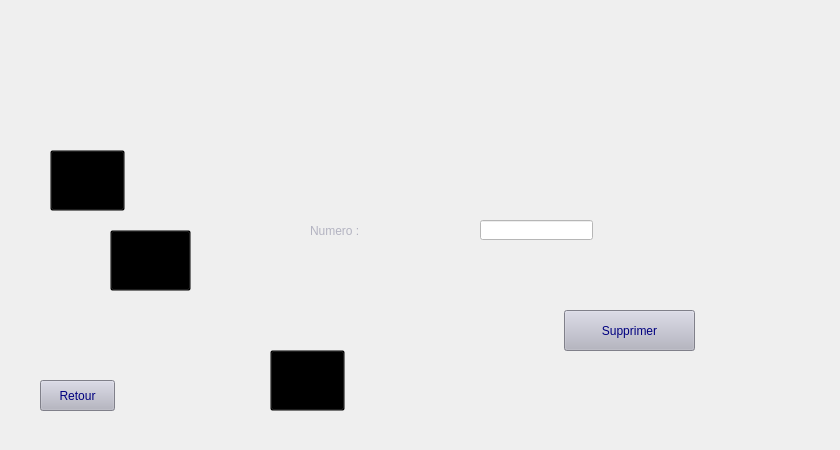
      <widget class="QWidget" name="supprimerzone">
       <widget class="QPushButton" name="modifierzone">
        <property name="geometry">
         <rect>
          <x>270</x>
          <y>350</y>
          <width>75</width>
          <height>61</height>
         </rect>
        </property>
        <property name="styleSheet">
         <string notr="true">background-color: transparent;</string>
        </property>
        <property name="text">
         <string/>
        </property>
       </widget>
       <widget class="QLabel" name="label_3">
        <property name="geometry">
         <rect>
          <x>20</x>
          <y>0</y>
          <width>811</width>
          <height>441</height>
         </rect>
        </property>
        <property name="styleSheet">
         <string notr="true">background-image: url(:/photointegrationparking/gererzone.png);</string>
        </property>
        <property name="text">
         <string/>
        </property>
       </widget>
       <widget class="QPushButton" name="afficherrecherchezone">
        <property name="geometry">
         <rect>
          <x>50</x>
          <y>150</y>
          <width>75</width>
          <height>61</height>
         </rect>
        </property>
        <property name="styleSheet">
         <string notr="true">background-color: transparent;</string>
        </property>
        <property name="text">
         <string/>
        </property>
       </widget>
       <widget class="QPushButton" name="boutonajouter">
        <property name="geometry">
         <rect>
          <x>110</x>
          <y>230</y>
          <width>81</width>
          <height>61</height>
         </rect>
        </property>
        <property name="styleSheet">
         <string notr="true">background-color: transparent;</string>
        </property>
        <property name="text">
         <string/>
        </property>
       </widget>
       <widget class="QLineEdit" name="lineEdit_suppzone">
        <property name="geometry">
         <rect>
          <x>480</x>
          <y>220</y>
          <width>113</width>
          <height>20</height>
         </rect>
        </property>
        <property name="styleSheet">
         <string notr="true">#lineEdit_suppzone{

background-color: rgb(255, 255, 255);
	
	color: rgb(4, 44, 89);
	
;}


#lineEdit_suppzone:hover{
;

	color: rgb(255, 255, 255);
	background-color: rgb(4, 44, 89);
	}</string>
        </property>
       </widget>
       <widget class="QLabel" name="label_13">
        <property name="geometry">
         <rect>
          <x>310</x>
          <y>215</y>
          <width>111</width>
          <height>31</height>
         </rect>
        </property>
        <property name="styleSheet">
         <string notr="true">font: 18pt &quot;Arial&quot;;
color: rgb(179, 179, 193);</string>
        </property>
        <property name="text">
         <string>Numero :</string>
        </property>
       </widget>
       <widget class="QPushButton" name="pushButton_suppzone">
        <property name="geometry">
         <rect>
          <x>564</x>
          <y>310</y>
          <width>131</width>
          <height>41</height>
         </rect>
        </property>
        <property name="styleSheet">
         <string notr="true">#pushButton_suppzone{
	font: 18pt &quot;Bahnschrift&quot;;

	background-color: rgb(179, 179, 193);
	
	
	
	color: rgb(0, 0, 127);
	
;}


#pushButton_suppzone:hover{
;

	color: rgb(255, 255, 255);
	background-color: rgb(4, 44, 89);
	}</string>
        </property>
        <property name="text">
         <string>Supprimer</string>
        </property>
       </widget>
       <widget class="QPushButton" name="retour_2">
        <property name="geometry">
         <rect>
          <x>40</x>
          <y>380</y>
          <width>75</width>
          <height>31</height>
         </rect>
        </property>
        <property name="styleSheet">
         <string notr="true">#retour_2{
	font: 18pt &quot;Bahnschrift&quot;;

	background-color: rgb(179, 179, 193);
	
	
	
	color: rgb(0, 0, 127);
	
;}


#retour_2:hover{
;

	color: rgb(255, 255, 255);
	background-color: rgb(4, 44, 89);
	}</string>
        </property>
        <property name="text">
         <string>Retour</string>
        </property>
       </widget>
       <zorder>label_3</zorder>
       <zorder>modifierzone</zorder>
       <zorder>afficherrecherchezone</zorder>
       <zorder>boutonajouter</zorder>
       <zorder>lineEdit_suppzone</zorder>
       <zorder>label_13</zorder>
       <zorder>pushButton_suppzone</zorder>
       <zorder>retour_2</zorder>
      </widget>
